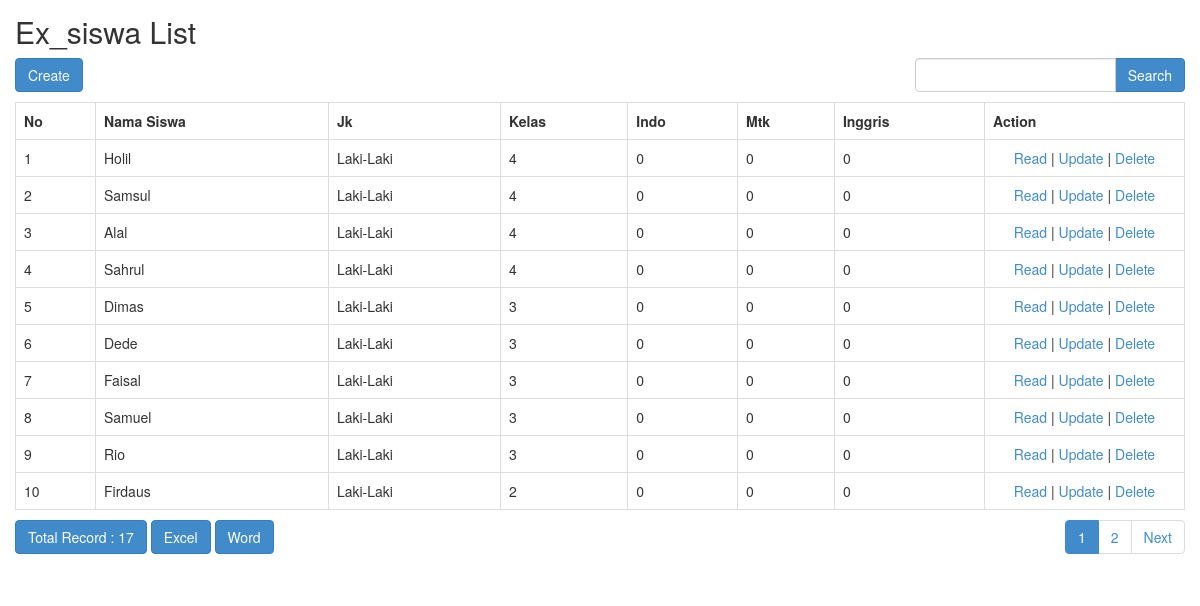
Page /index.php/ex_siswa on the committed database.
### tables this page shows
CREATE TABLE `ex_siswa` (
  `id_siswa` int(11) NOT NULL,
  `nama_siswa` varchar(50) NOT NULL,
  `jk` varchar(10) NOT NULL,
  `kelas` varchar(3) NOT NULL,
  `indo` varchar(3) NOT NULL,
  `mtk` varchar(3) NOT NULL,
  `inggris` varchar(3) NOT NULL
);

### application/controllers/Ex_siswa.php (called while the page is built, shortened)
<?php
class Ex_siswa extends CI_Controller
{
    function __construct()
    {
        $this->load->model('Ex_siswa_model');
        $this->load->library('form_validation');
    }
    public function index()
    {
        $q = urldecode($this->input->get('q', TRUE));
        $start = intval($this->input->get('start'));
        if ($q <> '') {
            $config['base_url'] = base_url() . 'ex_siswa/index.html?q=' . urlencode($q);
            $config['first_url'] = base_url() . 'ex_siswa/index.html?q=' . urlencode($q);
        } else {
            $config['base_url'] = base_url() . 'ex_siswa/index.html';
            $config['first_url'] = base_url() . 'ex_siswa/index.html';
        }
        $config['per_page'] = 10;
        $config['page_query_string'] = TRUE;
        $config['total_rows'] = $this->Ex_siswa_model->total_rows($q);
        $ex_siswa = $this->Ex_siswa_model->get_limit_data($config['per_page'], $start, $q);
        $this->load->library('pagination');
        $this->pagination->initialize($config);
        $data = array(
            'ex_siswa_data' => $ex_siswa,
            'q' => $q,
            'pagination' => $this->pagination->create_links(),
            'total_rows' => $config['total_rows'],
            'start' => $start,
        );
        $this->load->view('ex_siswa/ex_siswa_list', $data);
    }
}

### index.php (called while the page is built, shortened)
<?php
require_once BASEPATH.'core/CodeIgniter.php';

### application/config/config.php (called while the page is built, shortened)
<?php
$config['base_url'] = 'http://localhost:8080/latihan_ci/';
$config['index_page'] = '';
$config['uri_protocol']	= 'REQUEST_URI';
$config['url_suffix'] = '.html';
$config['language']	= 'english';
$config['charset'] = 'UTF-8';
$config['enable_hooks'] = FALSE;
$config['subclass_prefix'] = 'MY_';
$config['composer_autoload'] = FALSE;
$config['permitted_uri_chars'] = 'a-z 0-9~%.:_\-';
$config['enable_query_strings'] = FALSE;
$config['controller_trigger'] = 'c';
$config['function_trigger'] = 'm';
$config['directory_trigger'] = 'd';
$config['allow_get_array'] = TRUE;
$config['log_threshold'] = 0;
$config['log_path'] = '';
$config['log_file_extension'] = '';
$config['log_file_permissions'] = 0644;
$config['log_date_format'] = 'Y-m-d H:i:s';
$config['error_views_path'] = '';
$config['cache_path'] = '';
$config['cache_query_string'] = FALSE;
$config['encryption_key'] = 'randomstring';
$config['sess_driver'] = 'files';
$config['sess_cookie_name'] = 'ci_session';
$config['sess_expiration'] = 7200;
$config['sess_save_path'] = NULL;
$config['sess_match_ip'] = FALSE;
$config['sess_time_to_update'] = 300;
$config['sess_regenerate_destroy'] = FALSE;
$config['cookie_prefix']	= '';
$config['cookie_domain']	= '';
$config['cookie_path']		= '/';
$config['cookie_secure']	= FALSE;
$config['cookie_httponly'] 	= FALSE;
$config['standardize_newlines'] = FALSE;
$config['global_xss_filtering'] = FALSE;
$config['csrf_protection'] = FALSE;
$config['csrf_token_name'] = 'csrf_test_name';
$config['csrf_cookie_name'] = 'csrf_cookie_name';
$config['csrf_expire'] = 7200;
$config['csrf_regenerate'] = TRUE;
$config['csrf_exclude_uris'] = array();
$config['compress_output'] = FALSE;
$config['time_reference'] = 'local';
$config['rewrite_short_tags'] = FALSE;
$config['proxy_ips'] = '';

### application/models/Ex_siswa_model.php (called while the page is built, shortened)
<?php
class Ex_siswa_model extends CI_Model
{
    public $table = 'ex_siswa';
    public $id = 'id_siswa';
    public $order = 'DESC';
    function total_rows($q = NULL) {
        $this->db->like('id_siswa', $q);
	$this->db->or_like('nama_siswa', $q);
	$this->db->or_like('jk', $q);
	$this->db->or_like('kelas', $q);
	$this->db->or_like('indo', $q);
	$this->db->or_like('mtk', $q);
	$this->db->or_like('inggris', $q);
	$this->db->from($this->table);
        return $this->db->count_all_results();
    }
    function get_limit_data($limit, $start = 0, $q = NULL) {
        $this->db->order_by($this->id, $this->order);
        $this->db->like('id_siswa', $q);
	$this->db->or_like('nama_siswa', $q);
	$this->db->or_like('jk', $q);
	$this->db->or_like('kelas', $q);
	$this->db->or_like('indo', $q);
	$this->db->or_like('mtk', $q);
	$this->db->or_like('inggris', $q);
	$this->db->limit($limit, $start);
        return $this->db->get($this->table)->result();
    }
}

### application/views/ex_siswa/ex_siswa_list.php (the view, shortened to what this page needs)
<!doctype html>
<html>
    <head>
        <link rel="stylesheet" href="<?php echo base_url('assets/bootstrap/css/bootstrap.min.css') ?>"/>
    </head>
    <body>
        <h2 style="margin-top:0px">Ex_siswa List</h2>
        <div class="row" style="margin-bottom: 10px">
            <div class="col-md-4">
                <?php echo anchor(site_url('ex_siswa/create'),'Create', 'class="btn btn-primary"'); ?>
            </div>
            <div class="col-md-4 text-center">
            </div>
            <div class="col-md-1 text-right">
            </div>
            <div class="col-md-3 text-right">
                <form action="<?php echo site_url('ex_siswa/index'); ?>" class="form-inline" method="get">
                    <div class="input-group">
                        <input type="text" class="form-control" name="q" value="<?php echo $q; ?>">
                        <span class="input-group-btn">
                          <button class="btn btn-primary" type="submit">Search</button>
                        </span>
                    </div>
                </form>
            </div>
        </div>
        <table class="table table-bordered" style="margin-bottom: 10px">
            <tr>
                <th>No</th>
		<th>Nama Siswa</th>
		<th>Jk</th>
		<th>Kelas</th>
		<th>Indo</th>
		<th>Mtk</th>
		<th>Inggris</th>
		<th>Action</th>
            </tr><?php
            foreach ($ex_siswa_data as $ex_siswa)
            {
                ?>
                <tr>
			<td width="80px"><?php echo ++$start ?></td>
			<td><?php echo $ex_siswa->nama_siswa ?></td>
			<td><?php echo $ex_siswa->jk ?></td>
			<td><?php echo $ex_siswa->kelas ?></td>
			<td><?php echo $ex_siswa->indo ?></td>
			<td><?php echo $ex_siswa->mtk ?></td>
			<td><?php echo $ex_siswa->inggris ?></td>
			<td style="text-align:center" width="200px">
				<?php
				echo anchor(site_url('ex_siswa/read/'.$ex_siswa->id_siswa),'Read');
				echo ' | ';
				echo anchor(site_url('ex_siswa/update/'.$ex_siswa->id_siswa),'Update');
				echo ' | ';
				echo anchor(site_url('ex_siswa/delete/'.$ex_siswa->id_siswa),'Delete','onclick="javasciprt: return confirm(\'Are You Sure ?\')"');
				?>
			</td>
		</tr>
                <?php
            }
            ?>
        </table>
        <div class="row">
            <div class="col-md-6">
                <a href="#" class="btn btn-primary">Total Record : <?php echo $total_rows ?></a>
		<?php echo anchor(site_url('ex_siswa/excel'), 'Excel', 'class="btn btn-primary"'); ?>
		<?php echo anchor(site_url('ex_siswa/word'), 'Word', 'class="btn btn-primary"'); ?>
	    </div>
            <div class="col-md-6 text-right">
                <?php echo $pagination ?>
            </div>
        </div>
    </body>
</html>

### application/views/ex_siswa/ex_siswa_list.php (style rules this page uses)
body { padding: 15px; }

### rows in the picture
ex_siswa: nama_siswa "Holil", jk "Laki-Laki", kelas "4", indo "0", mtk "0", inggris "0", id_siswa "Read", id_siswa "Update", id_siswa "Delete"
ex_siswa: nama_siswa "Samsul", jk "Laki-Laki", kelas "4", indo "0", mtk "0", inggris "0", id_siswa "Read", id_siswa "Update", id_siswa "Delete"
ex_siswa: nama_siswa "Alal", jk "Laki-Laki", kelas "4", indo "0", mtk "0", inggris "0", id_siswa "Read", id_siswa "Update", id_siswa "Delete"
ex_siswa: nama_siswa "Sahrul", jk "Laki-Laki", kelas "4", indo "0", mtk "0", inggris "0", id_siswa "Read", id_siswa "Update", id_siswa "Delete"
ex_siswa: nama_siswa "Dimas", jk "Laki-Laki", kelas "3", indo "0", mtk "0", inggris "0", id_siswa "Read", id_siswa "Update", id_siswa "Delete"
ex_siswa: nama_siswa "Dede", jk "Laki-Laki", kelas "3", indo "0", mtk "0", inggris "0", id_siswa "Read", id_siswa "Update", id_siswa "Delete"
ex_siswa: nama_siswa "Faisal", jk "Laki-Laki", kelas "3", indo "0", mtk "0", inggris "0", id_siswa "Read", id_siswa "Update", id_siswa "Delete"
ex_siswa: nama_siswa "Samuel", jk "Laki-Laki", kelas "3", indo "0", mtk "0", inggris "0", id_siswa "Read", id_siswa "Update", id_siswa "Delete"
ex_siswa: nama_siswa "Rio", jk "Laki-Laki", kelas "3", indo "0", mtk "0", inggris "0", id_siswa "Read", id_siswa "Update", id_siswa "Delete"
ex_siswa: nama_siswa "Firdaus", jk "Laki-Laki", kelas "2", indo "0", mtk "0", inggris "0", id_siswa "Read", id_siswa "Update", id_siswa "Delete"

### other values in the picture
$total_rows "17"
anchor(site_url('ex_siswa/excel'), 'Excel', 'class="btn btn-primary"') "Excel"
anchor(site_url('ex_siswa/word'), 'Word', 'class="btn btn-primary"') "Word"
$pagination "1 2 Next"
